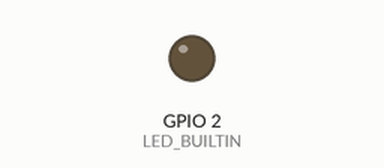
Recording of a program running on a simulated ESP8266 (NodeMCU). Parts: output pins drawn as LEDs (lit = HIGH, except the on-board LED, lit = LOW).

Above: at 2.5 s.
At 5.2 s:
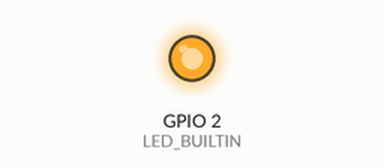
Timing chart, 0 to 7.2 s (numbered marks = the images above):
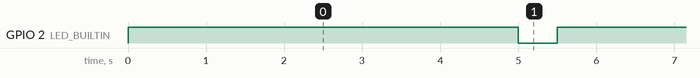

The program:

main.cpp
```cpp
/*;----------------------
; Title: LED Blinking Main
;----------------------
;Program Detail:
;----------------------
; Date: November 1, 2022 at 11:59pm pst
; Compiler: Arduino IDE 2.0.0
; Author: Sokiyna Naser
; Versions:
;         V1-
;----------------------
; File Dependencies:
;
;----------------------
;  Arduino.h
;  ledblink.h
;----------------------
; Main Program
;----------------------
*/

#include <Arduino.h>
#include <ledblink.h>
#include<ledblink.cpp>


#define pin LED_BUILTIN

Blink led(pin);

void setup() {
    Serial.begin(9600);
}

void loop() {
    led.on();
    delay(5000);
    led.off();
    delay(500);
  }
```

ledblink.h
```cpp
/*;----------------------
; Title: LED Blinking Class Header
;----------------------
;Program Detail:
;----------------------
; Purpose: Blink C++ class
; Date: November 2, 2022 at 12:00pm pst
; Compiler: Arduino IDE 2.0.0
; Author: Sokiyna Naser
; Versions:
;         V1- Class and blink
;----------------------
; File Dependencies:
;
;----------------------
; Arduino.h
;----------------------
; Main Program
;----------------------
*/
#ifndef MY_LED_H
#define MY_LED_H
#include <Arduino.h>
// define the Blink class
class Blink {


  private:
    int _pinNumber;
    int _BlinkRate;

  public:
    Blink(int pinNumber);
    void rate(int BlinkRate);
    void init();
    void on();
    void off();

};
#endif
```

ledblink.cpp
```cpp
/*;----------------------
; Title: LED Blinking Class Functions
;----------------------
;Program Detail:
;----------------------
; Purpose: Class function declarations for the Blink class

; Date: November 2, 2022 at 12:00pm pst
; Compiler: Arduino IDE 2.0.0
; Author: Sokiyna Naser
; Versions:
;         V1-
;----------------------
; File Dependencies:
;
;----------------------
; ledblink.h
; Arduino.h
;
;----------------------
; Main Program
;----------------------
*/

#include "ledblink.h"
#include <Arduino.h>

Blink::Blink(int pinNumber)
{
    // Use 'this->' to make the difference between the
    // 'pin' attribute of the class and the
    // local variable 'pin' created from the parameter.

    this->_pinNumber = pinNumber;
    init();
}

void Blink::init()
{
    pinMode(_pinNumber, OUTPUT);
    // Always try to avoid duplicate code.
    // Instead of writing digitalWrite(pinNumber, LOW) here,
    // call the function off() which already does that
    off();
}
void Blink::on()
{
    digitalWrite(_pinNumber, HIGH);
}
void Blink::off()
{
    digitalWrite(_pinNumber, LOW);
}
```

Measured:
- by itself, GPIO 2 (LED_BUILTIN): alternates HIGH for 5.0 s and LOW for 0.50 s
